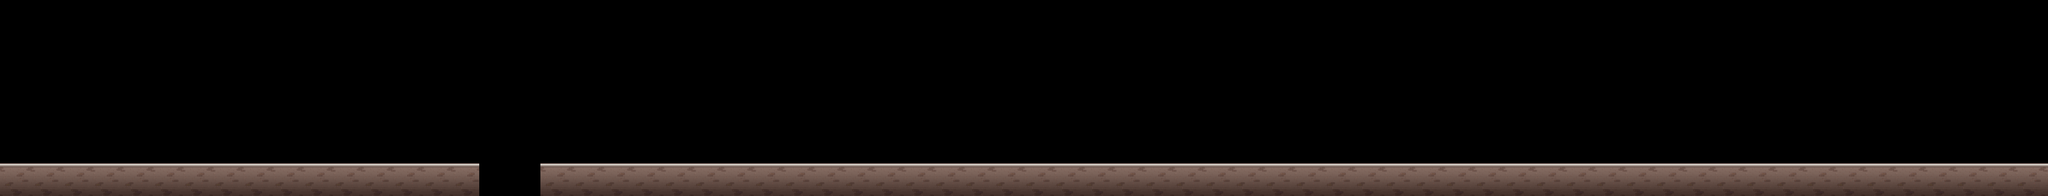

A level layout from a 2D game, rendered from its tile map. Below: a short description, then the map file with tile-grid data replaced by summaries:
An orthogonal 250x24 tile map with 30x30 px tiles, 1 tile layer (background), 14 tilesets and 117 objects.

<map version="1.0" orientation="orthogonal" width="250" height="24" tilewidth="30" tileheight="30">
 <tileset firstgid="1" name="object1_80_142" tilewidth="80" tileheight="142">
  <image source="object1_80_142.png" width="80" height="142" />
 </tileset>
 <tileset firstgid="2" name="object2_94_226" tilewidth="94" tileheight="226">
  <image source="object2_94_226.png" width="94" height="226" />
 </tileset>
 <tileset firstgid="3" name="130710_coin_bronze" tilewidth="40" tileheight="40">
  <image source="130710_coin_bronze.png" width="40" height="40" />
 </tileset>
 <tileset firstgid="4" name="130710_coin_gold" tilewidth="40" tileheight="40">
  <image source="130710_coin_gold.png" width="40" height="40" />
 </tileset>
 <tileset firstgid="5" name="130710_coin_silver" tilewidth="40" tileheight="40">
  <image source="130710_coin_silver.png" width="40" height="40" />
 </tileset>
 <tileset firstgid="6" name="Ig_item_coin" tilewidth="55" tileheight="55">
  <image source="Ig_item_coin.png" width="55" height="55" />
 </tileset>
 <tileset firstgid="7" name="Ig_item_huge" tilewidth="55" tileheight="55">
  <image source="Ig_item_huge.png" width="55" height="55" />
 </tileset>
 <tileset firstgid="8" name="Ig_item_magnet" tilewidth="55" tileheight="55">
  <image source="Ig_item_magnet.png" width="55" height="55" />
 </tileset>
 <tileset firstgid="9" name="Ig_item_run" tilewidth="55" tileheight="55">
  <image source="Ig_item_run.png" width="55" height="55" />
 </tileset>
 <tileset firstgid="10" name="stage1_level4" tilewidth="30" tileheight="30">
  <image source="stage1_level4.png" width="7500" height="720" />
 </tileset>
 <tileset firstgid="6010" name="floor" tilewidth="30" tileheight="30">
  <image source="floor.png" width="30" height="30" />
 </tileset>
 <tileset firstgid="6011" name="death_block" tilewidth="30" tileheight="30">
  <image source="death_block.png" width="30" height="30" />
 </tileset>
 <tileset firstgid="6012" name="130710_4" tilewidth="100" tileheight="110">
  <image source="130710_4.png" width="100" height="110" />
 </tileset>
 <tileset firstgid="6013" name="Ob_stage1_object_boss" tilewidth="200" tileheight="220">
  <image source="Ob_stage1_object_boss.png" width="200" height="220" />
 </tileset>
 <layer name="background" width="250" height="24">
  <data>[6000 cells, 6000 non-empty, 6000 distinct tile ids]</data>
 </layer>
 <objectgroup name="coin_bronze" width="250" height="24" visible="0" />
 <objectgroup name="coin_silver" width="250" height="24" opacity="0">
  <object gid="5" x="190" y="540" />
  <object gid="5" x="260" y="487" />
  <object gid="5" x="347" y="470" />
  <object gid="5" x="692" y="470" />
  <object gid="5" x="767" y="542" />
  <object gid="5" x="988" y="538" />
  <object gid="5" x="1071" y="538" />
  <object gid="5" x="1151" y="539" />
  <object gid="5" x="1230" y="540" />
  <object gid="5" x="1311" y="540" />
  <object gid="5" x="1391" y="541" />
  <object gid="5" x="1470" y="542" />
  <object gid="5" x="1551" y="541" />
  <object gid="5" x="1633" y="540" />
  <object gid="5" x="1709" y="540" />
  <object gid="5" x="1774" y="426" />
  <object gid="5" x="1869" y="357" />
  <object gid="5" x="1989" y="322" />
  <object gid="5" x="2116" y="341" />
  <object gid="5" x="2823" y="469" />
  <object gid="5" x="2898" y="540" />
 </objectgroup>
 <objectgroup name="coin_gold" width="250" height="24" opacity="0">
  <object gid="4" x="464" y="431" />
  <object gid="4" x="544" y="429" />
  <object gid="4" x="2339" y="373" />
  <object gid="4" x="2429" y="423" />
  <object gid="4" x="2509" y="423" />
  <object gid="4" x="2590" y="422" />
  <object gid="4" x="2671" y="423" />
  <object gid="4" x="3283" y="461" />
  <object gid="4" x="3281" y="539" />
  <object gid="4" x="3361" y="460" />
  <object gid="4" x="3364" y="540" />
  <object gid="4" x="3443" y="459" />
  <object gid="4" x="3523" y="542" />
  <object gid="4" x="3443" y="459" />
  <object gid="4" x="3442" y="540" />
  <object gid="4" x="3524" y="461" />
  <object gid="4" x="3604" y="461" />
  <object gid="4" x="3603" y="540" />
  <object gid="4" x="3683" y="459" />
  <object gid="4" x="3682" y="541" />
  <object gid="4" x="3761" y="461" />
  <object gid="4" x="3763" y="540" />
  <object gid="4" x="3843" y="461" />
  <object gid="4" x="3843" y="539" />
  <object gid="4" x="3924" y="459" />
  <object gid="4" x="3924" y="540" />
  <object gid="4" x="4005" y="459" />
  <object gid="4" x="4004" y="540" />
  <object gid="4" x="4081" y="460" />
  <object gid="4" x="4083" y="540" />
  <object gid="4" x="4165" y="460" />
  <object gid="4" x="4164" y="541" />
  <object gid="4" x="4243" y="459" />
  <object gid="4" x="4243" y="542" />
  <object gid="4" x="4322" y="460" />
  <object gid="4" x="4323" y="541" />
  <object gid="4" x="4404" y="461" />
  <object gid="4" x="4403" y="541" />
  <object gid="4" x="4484" y="461" />
  <object gid="4" x="4484" y="541" />
  <object gid="4" x="4564" y="461" />
  <object gid="4" x="4562" y="541" />
  <object gid="4" x="4643" y="460" />
  <object gid="4" x="4645" y="539" />
  <object gid="4" x="4724" y="461" />
  <object gid="4" x="4722" y="543" />
  <object gid="4" x="4803" y="461" />
  <object gid="4" x="4803" y="542" />
  <object gid="4" x="4883" y="461" />
  <object gid="4" x="4884" y="540" />
  <object gid="4" x="4963" y="461" />
  <object gid="4" x="4965" y="539" />
  <object gid="4" x="5043" y="461" />
  <object gid="4" x="5043" y="541" />
  <object gid="4" x="5122" y="461" />
  <object gid="4" x="5125" y="541" />
  <object gid="4" x="5203" y="461" />
  <object gid="4" x="5203" y="539" />
  <object gid="4" x="5269" y="424" />
  <object gid="4" x="5362" y="355" />
  <object gid="4" x="5482" y="322" />
  <object gid="4" x="5611" y="342" />
  <object gid="4" x="5863" y="402" />
  <object gid="4" x="5932" y="492" />
  <object gid="4" x="6024" y="541" />
 </objectgroup>
 <objectgroup name="object" width="250" height="24" opacity="0">
  <object gid="6012" x="2295" y="598" />
 </objectgroup>
 <objectgroup name="item_magnet" width="250" height="24" opacity="0" />
 <objectgroup name="item_run" width="250" height="24" opacity="0" />
 <objectgroup name="item_coin" width="250" height="24" opacity="0" />
 <objectgroup name="item_huge" width="250" height="24" opacity="0" />
 <objectgroup name="mob1" width="250" height="24" opacity="0">
  <object gid="1" x="404" y="600" />
  <object gid="1" x="544" y="600" />
  <object gid="1" x="2409" y="600" />
  <object gid="1" x="2544" y="600" />
  <object gid="1" x="2679" y="600" />
  <object gid="6011" x="2613" y="1403" />
 </objectgroup>
 <objectgroup name="mob2" width="250" height="24" opacity="0">
  <object gid="2" x="2206" y="605" />
 </objectgroup>
 <objectgroup name="boss" width="250" height="24" opacity="0">
  <object gid="6013" x="5657" y="602" />
 </objectgroup>
 <objectgroup name="deathblock" width="250" height="24" opacity="0">
  <object gid="6011" x="1980" y="660" />
  <object gid="6011" x="1980" y="690" />
  <object gid="6011" x="1980" y="722" />
  <object gid="6011" x="1769" y="722" />
  <object gid="6011" x="1800" y="723" />
  <object gid="6011" x="1832" y="722" />
  <object gid="6011" x="1862" y="720" />
  <object gid="6011" x="1889" y="720" />
  <object gid="6011" x="1920" y="720" />
  <object gid="6011" x="1950" y="722" />
 </objectgroup>
 <objectgroup name="floor" width="250" height="24" opacity="0">
  <object gid="6010" x="1770" y="631" />
  <object gid="6010" x="1800" y="631" />
  <object gid="6010" x="1829" y="631" />
  <object gid="6010" x="1860" y="631" />
  <object gid="6010" x="1890" y="631" />
  <object gid="6010" x="1918" y="631" />
  <object gid="6010" x="1770" y="660" />
  <object gid="6010" x="1800" y="660" />
  <object gid="6010" x="1829" y="660" />
  <object gid="6010" x="1858" y="660" />
  <object gid="6010" x="1888" y="660" />
  <object gid="6010" x="1916" y="660" />
 </objectgroup>
</map>
